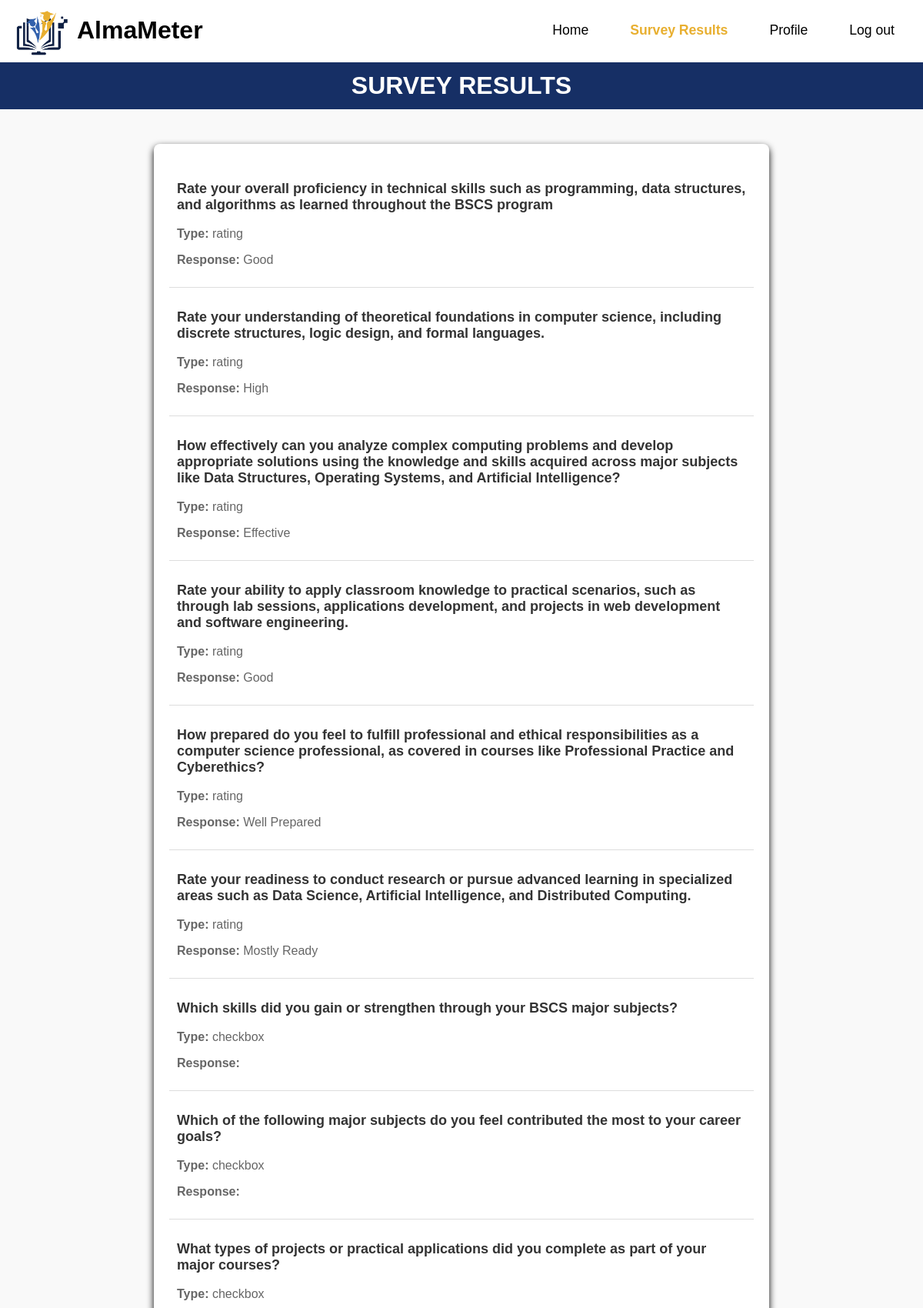
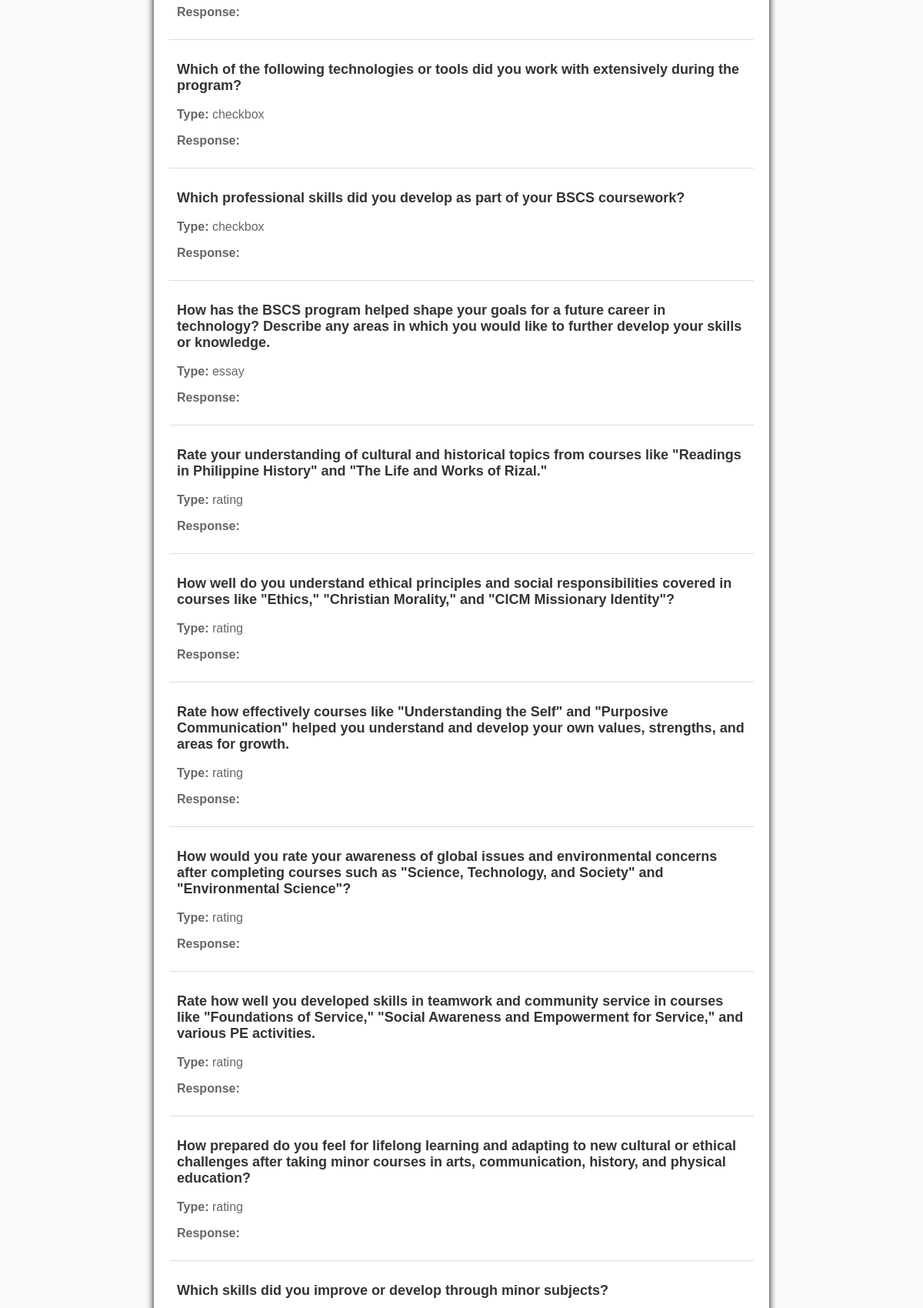
Page /student/php/surveyresults.php (signed in, upper part) on the committed database (2 pictures, top to bottom).
### tables this page shows
CREATE TABLE `rate` (
  `rate_id` varchar(50) NOT NULL,
  `question_id` varchar(50) NOT NULL,
  `1` varchar(500) NOT NULL,
  `2` varchar(500) DEFAULT NULL,
  `3` varchar(500) DEFAULT NULL,
  `4` varchar(500) DEFAULT NULL,
  `5` varchar(500) DEFAULT NULL
);

CREATE TABLE `questions` (
  `question_id` varchar(50) NOT NULL,
  `category` varchar(500) NOT NULL,
  `survey_id` varchar(50) NOT NULL,
  `question_text` varchar(500) NOT NULL,
  `question_type` varchar(500) NOT NULL
);

### student/php/surveyresults.php (the view, shortened to what this page needs)
<?php
include '../core/config.php';
$user_id = $_SESSION['user_id'];
$class_query = "SELECT class_id FROM class WHERE user_id = ?";
$stmt = $conn->prepare($class_query);
$stmt->bind_param('s', $user_id);
$stmt->execute();
$class_result = $stmt->get_result();
$class_data = $class_result->fetch_assoc();
$class_id = $class_data['class_id'] ?? null;
$survey_query = "SELECT survey_id FROM survey WHERE course = (
                    SELECT course FROM class WHERE class_id = ?
                 ) AND semester = (
                    SELECT semester FROM class WHERE class_id = ?
                 ) AND ay = (
                    SELECT ay FROM class WHERE class_id = ?
                 ) AND survey_status = 'published'";
$stmt = $conn->prepare($survey_query);
$stmt->bind_param('sss', $class_id, $class_id, $class_id);
$stmt->execute();
$survey_result = $stmt->get_result();
$survey_data = $survey_result->fetch_assoc();
$survey_id = $survey_data['survey_id'] ?? null;
$questions = [];
if ($survey_id) {
    $query = "SELECT q.question_id, q.question_text, q.question_type,
                     r.1 AS option1, r.2 AS option2, r.3 AS option3,
                     r.4 AS option4, r.5 AS option5
              FROM questions q
              LEFT JOIN rate r ON q.question_id = r.question_id
              WHERE q.survey_id = ?
              ORDER BY q.question_id";
    $stmt = $conn->prepare($query);
    $stmt->bind_param('s', $survey_id);
    $stmt->execute();
    $result = $stmt->get_result();
    while ($row = $result->fetch_assoc()) {
        $questions[$row['question_id']] = [
            'text' => $row['question_text'],
            'type' => $row['question_type'],
            'ratings' => array_filter([
                $row['option1'],
                $row['option2'],
                $row['option3'],
                $row['option4'],
                $row['option5']
            ])
        ];
    }
}
$responses = [];
if ($class_id) {
    $query = "SELECT question_id, answer FROM rating_response
              WHERE class_id = ? AND question_id IN
              (SELECT question_id FROM questions WHERE survey_id = ?)";
    $stmt = $conn->prepare($query);
    $stmt->bind_param('ss', $class_id, $survey_id);
    $stmt->execute();
    $result = $stmt->get_result();
    while ($row = $result->fetch_assoc()) {
        $responses[$row['question_id']] = $row['answer'];
    }
    $query = "SELECT question_id, answer FROM checkbox_response
              WHERE class_id = ? AND question_id IN
              (SELECT question_id FROM questions WHERE survey_id = ?)";
    $stmt = $conn->prepare($query);
    $stmt->bind_param('ss', $class_id, $survey_id);
    $stmt->execute();
    $result = $stmt->get_result();
    while ($row = $result->fetch_assoc()) {
        $responses[$row['question_id']] = explode(", ", $row['answer']);
    }
    $query = "SELECT question_id, answer FROM essay_response
              WHERE class_id = ? AND question_id IN
              (SELECT question_id FROM questions WHERE survey_id = ?)";
    $stmt = $conn->prepare($query);
    $stmt->bind_param('ss', $class_id, $survey_id);
    $stmt->execute();
    $result = $stmt->get_result();
    while ($row = $result->fetch_assoc()) {
        $responses[$row['question_id']] = $row['answer'];
    }
}
?>
<!DOCTYPE html>
<html lang="en">
<head>
    <link rel="stylesheet" href="../assets/css/results.css">
</head>
<body>
<header>
    <div class="logo-container">
        <img class="logo" src="../assets/images/white-logo.png" alt="logo">
        <h1>AlmaMeter</h1>
    </div>
    <nav class="nav-bar">
        <a href="home.php">Home</a>
        <a href="surveyresults.php" class="active">Survey Results</a>
        <a href="update_profile.php">Profile</a>
        <a href="../auth/logout.php" class="logout-button">Log out</a>
    </nav>
</header>
<div class="prompt-section">
    <h1>SURVEY RESULTS</h1>
</div>
<main>
    <div class="results-container">
        <?php if (!empty($questions)): ?>
            <?php foreach ($questions as $question_id => $question): ?>
                <div class="result-entry">
                    <h3><?php echo htmlspecialchars($question['text']); ?></h3>
                    <p><strong>Type:</strong> <?php echo htmlspecialchars($question['type']); ?></p>
                    <p><strong>Response:</strong>
                        <?php
                        if (isset($responses[$question_id])) {
                            if ($question['type'] === 'rating' && isset($question['ratings'])) {
                                $response_index = is_numeric($responses[$question_id]) ? (int)$responses[$question_id] - 1 : -1;
                                echo htmlspecialchars($question['ratings'][$response_index] ?? $responses[$question_id]);
                            } elseif ($question['type'] === 'checkbox') {
                                echo htmlspecialchars(implode(", ", $responses[$question_id]));
                            } else {
                                echo htmlspecialchars($responses[$question_id]);
                            }
                        } else {
                            echo "No response";
                        }
                        ?>
                    </p>
                </div>
            <?php endforeach; ?>
        <?php else: ?>
            <p>No results found for this survey.</p>
        <?php endif; ?>
    </div>
</main>
</body>
</html>

### student/assets/css/results.css (style rules this page uses)
* { font-family: 'Century Gothic', sans-serif; box-sizing: border-box; }
body { font-family: Arial, sans-serif; background-color: #f9f9f9; margin: 0; padding: 0; }
header { position: fixed; top: 0; left: 0; width: 100%; padding: 0px 20px; display: flex; justify-content: space-between; align-items: center; z-index: 99; background-color: white; }
.logo-container { flex-shrink: 0; display: flex; align-items: center; justify-content: center; margin: 0; padding: 0; }
.logo-container h1 { margin-left: 10px; }
.logo { max-width: 70px; height: auto; margin: 0; }
.nav-bar { display: flex; align-items: center; border-bottom: 5px black; }
.nav-bar a { position: relative; font-size: 1.1em; font-weight: 500; text-decoration: none; margin-left: 20px; padding: 8px 15px; color: black; border: 2px solid transparent; border-radius: 25px; transition: background 0.3s ease, color 0.3s ease, border-color 0.3s ease; }
.nav-bar a.active { font-weight: 700; color: #E8AF30; }
.logout-button { display: inline-flex; justify-content: center; align-items: center; text-align: center; cursor: pointer; font-size: 1em; font-weight: 500; background: transparent; border: 2px solid transparent; border-radius: 25px; transition: background 0.3s ease, color 0.3s ease, border-color 0.3s ease; }
.prompt-section { position: sticky; top: 55px; z-index: 98; background-color: #fff; padding-top: 5px; }
.prompt-section h1 { background-color: #162F65; color: white; padding: 12px; justify-content: center; text-align: center; }
main { padding: 20px; max-width: 800px; margin: 100px auto; background-color: #fff; box-shadow: 0px 4px 10px rgba(0, 0, 0, 1); border-radius: 8px; }
.results-container { margin-bottom: 20px; }
.result-entry { padding: 10px; border-bottom: 1px solid #ddd; }
.result-entry h3 { font-size: 18px; color: #333; }
.result-entry p { font-size: 16px; color: #666; }

### rows in the picture
rate: question.question_text "Rate your overall proficiency in technical skills such as programming, data structures, and algorithms as learned throughout the BSCS program", question.question_type "rating", ratings "Good"
rate: question.question_text "Rate your understanding of theoretical foundations in computer science, including discrete structures, logic design, and formal languages.", question.question_type "rating", ratings "High"
questions: question_text "Which skills did you gain or strengthen through your BSCS major subjects?", question_type "checkbox"
questions: question_text "Which of the following major subjects do you feel contributed the most to your career goals?", question_type "checkbox"
questions: question_text "What types of projects or practical applications did you complete as part of your major courses?", question_type "checkbox"
questions: question_text "Which of the following technologies or tools did you work with extensively during the program?", question_type "checkbox"
questions: question_text "Which professional skills did you develop as part of your BSCS coursework?", question_type "checkbox"
rate: question.question_text "Rate your understanding of cultural and historical topics from courses like \"Readings in Philippine History\" and \"The Life and Works of Rizal.\"", question.question_type "rating"
questions: question_text "Which skills did you improve or develop through minor subjects?"

### other values in the picture
$question['type'] "rating"
$question['ratings'][$response_index] "Effective"
$question['text'] "Rate your ability to apply classroom knowledge to practical scenarios, such as through lab sessions, applications development, and projects in web development and software engineering."
$question['ratings'][$response_index] "Good"
$question['text'] "How prepared do you feel to fulfill professional and ethical responsibilities as a computer science professional, as covered in courses like Professional Practice and Cyberethics?"
$question['ratings'][$response_index] "Well Prepared"
$question['text'] "Rate your readiness to conduct research or pursue advanced learning in specialized areas such as Data Science, Artificial Intelligence, and Distributed Computing."
$question['ratings'][$response_index] "Mostly Ready"
$question['text'] "How has the BSCS program helped shape your goals for a future career in technology? Describe any areas in which you would like to further develop your skills or knowledge."
$question['type'] "essay"
$question['text'] "How well do you understand ethical principles and social responsibilities covered in courses like \"Ethics,\" \"Christian Morality,\" and \"CICM Missionary Identity\"?"
$question['text'] "Rate how effectively courses like \"Understanding the Self\" and \"Purposive Communication\" helped you understand and develop your own values, strengths, and areas for growth."
$question['text'] "How would you rate your awareness of global issues and environmental concerns after completing courses such as \"Science, Technology, and Society\" and \"Environmental Science\"?"
$question['text'] "Rate how well you developed skills in teamwork and community service in courses like \"Foundations of Service,\" \"Social Awareness and Empowerment for Service,\" and various PE activities."
$question['text'] "How prepared do you feel for lifelong learning and adapting to new cultural or ethical challenges after taking minor courses in arts, communication, history, and physical education?"
